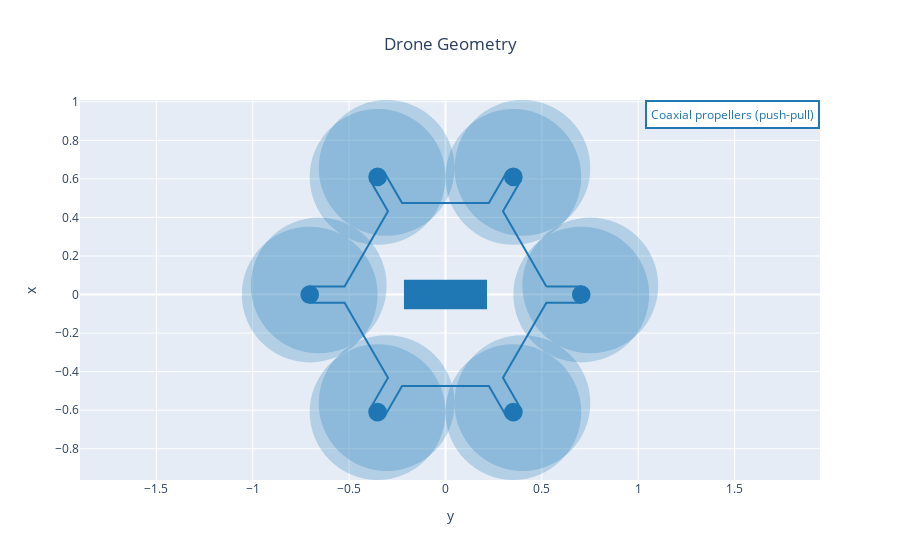

Source (notebook cell):
### Markdown cell above
## 4. Analysis and plots

### Code cell
from utils.postprocessing.analysis_and_plots import *

#fig = drone_geometry_plot(MDA_OUTPUT_FILE, name='Drone MDA')
#fig = drone_geometry_plot(MDO_OUTPUT_FILE, name='Drone MDO', fig=fig)

fig = drone_geometry_plot(MDO_OUTPUT_FILE, name='Drone MDO')
fig.show()

### Figure 1 — Plotly figure (JSON) as saved in the notebook; plotly's stock layout.template omitted (floating-point values rounded to 4 significant figures)
{"data": [{"line": {"color": "rgb(31, 119, 180)"}, "mode": "lines", "name": "Drone MDO", "type": "scatter", "uid": "ca1333cd-c132-492d-9905-e9392d9e235a", "x": [0.5235, 0.7043, 0.7043, 0.5235, 0.2982, 0.3887, 0.3157, 0.2252, -0.2252, -0.3157, -0.3887, -0.2982, -0.5235, -0.7043, -0.7043, -0.5235, -0.2982, -0.3887, -0.3157, -0.2252, 0.2252, 0.3157, 0.3887, 0.2982, 0.5235], "y": [0.04215, 0.04215, -0.04215, -0.04215, -0.4323, -0.5889, -0.6311, -0.4744, -0.4744, -0.6311, -0.5889, -0.4323, -0.04215, -0.04215, 0.04215, 0.04215, 0.4323, 0.5889, 0.6311, 0.4744, 0.4744, 0.6311, 0.5889, 0.4323, 0.04215]}], "layout": {"annotations": [{"align": "center", "bgcolor": "white", "bordercolor": "rgb(31, 119, 180)", "borderpad": 4, "borderwidth": 2, "font": {"color": "rgb(31, 119, 180)"}, "showarrow": false, "text": "Coaxial propellers (push-pull)", "x": 1, "xanchor": "right", "xref": "paper", "xshift": 0, "y": 1, "yanchor": "top", "yref": "paper", "yshift": 0}], "shapes": [{"fillcolor": "rgb(31, 119, 180)", "line": {"color": "rgb(31, 119, 180)", "width": 3}, "type": "rect", "x0": -0.2076, "x1": 0.2076, "xref": "x", "y0": -0.06921, "y1": 0.06921, "yref": "y"}, {"fillcolor": "rgb(31, 119, 180)", "line": {"color": "rgb(31, 119, 180)", "width": 3}, "type": "circle", "x0": 0.6637, "x1": 0.745, "xref": "x", "y0": -0.04066, "y1": 0.04066, "yref": "y"}, {"fillcolor": "rgb(31, 119, 180)", "line": {"color": "rgb(31, 119, 180)", "width": 0}, "opacity": 0.25, "type": "circle", "x0": 0.3522, "x1": 1.057, "xref": "x", "y0": -0.3522, "y1": 0.3522, "yref": "y"}, {"fillcolor": "rgb(31, 119, 180)", "line": {"color": "rgb(31, 119, 180)", "width": 0}, "opacity": 0.25, "type": "circle", "x0": 0.3991, "x1": 1.103, "xref": "x", "y0": -0.3052, "y1": 0.3991, "yref": "y"}, {"fillcolor": "rgb(31, 119, 180)", "line": {"color": "rgb(31, 119, 180)", "width": 3}, "type": "circle", "x0": 0.3115, "x1": 0.3928, "xref": "x", "y0": -0.6506, "y1": -0.5693, "yref": "y"}, {"fillcolor": "rgb(31, 119, 180)", "line": {"color": "rgb(31, 119, 180)", "width": 0}, "opacity": 0.25, "type": "circle", "x0": 1.11e-16, "x1": 0.7043, "xref": "x", "y0": -0.9622, "y1": -0.2578, "yref": "y"}, {"fillcolor": "rgb(31, 119, 180)", "line": {"color": "rgb(31, 119, 180)", "width": 0}, "opacity": 0.25, "type": "circle", "x0": 0.04696, "x1": 0.7513, "xref": "x", "y0": -0.9152, "y1": -0.2109, "yref": "y"}, {"fillcolor": "rgb(31, 119, 180)", "line": {"color": "rgb(31, 119, 180)", "width": 3}, "type": "circle", "x0": -0.3928, "x1": -0.3115, "xref": "x", "y0": -0.6506, "y1": -0.5693, "yref": "y"}, {"fillcolor": "rgb(31, 119, 180)", "line": {"color": "rgb(31, 119, 180)", "width": 0}, "opacity": 0.25, "type": "circle", "x0": -0.7043, "x1": 1.11e-16, "xref": "x", "y0": -0.9622, "y1": -0.2578, "yref": "y"}, {"fillcolor": "rgb(31, 119, 180)", "line": {"color": "rgb(31, 119, 180)", "width": 0}, "opacity": 0.25, "type": "circle", "x0": -0.6574, "x1": 0.04696, "xref": "x", "y0": -0.9152, "y1": -0.2109, "yref": "y"}, {"fillcolor": "rgb(31, 119, 180)", "line": {"color": "rgb(31, 119, 180)", "width": 3}, "type": "circle", "x0": -0.745, "x1": -0.6637, "xref": "x", "y0": -0.04066, "y1": 0.04066, "yref": "y"}, {"fillcolor": "rgb(31, 119, 180)", "line": {"color": "rgb(31, 119, 180)", "width": 0}, "opacity": 0.25, "type": "circle", "x0": -1.057, "x1": -0.3522, "xref": "x", "y0": -0.3522, "y1": 0.3522, "yref": "y"}, {"fillcolor": "rgb(31, 119, 180)", "line": {"color": "rgb(31, 119, 180)", "width": 0}, "opacity": 0.25, "type": "circle", "x0": -1.01, "x1": -0.3052, "xref": "x", "y0": -0.3052, "y1": 0.3991, "yref": "y"}, {"fillcolor": "rgb(31, 119, 180)", "line": {"color": "rgb(31, 119, 180)", "width": 3}, "type": "circle", "x0": -0.3928, "x1": -0.3115, "xref": "x", "y0": 0.5693, "y1": 0.6506, "yref": "y"}, {"fillcolor": "rgb(31, 119, 180)", "line": {"color": "rgb(31, 119, 180)", "width": 0}, "opacity": 0.25, "type": "circle", "x0": -0.7043, "x1": -3.886e-16, "xref": "x", "y0": 0.2578, "y1": 0.9622, "yref": "y"}, {"fillcolor": "rgb(31, 119, 180)", "line": {"color": "rgb(31, 119, 180)", "width": 0}, "opacity": 0.25, "type": "circle", "x0": -0.6574, "x1": 0.04696, "xref": "x", "y0": 0.3048, "y1": 1.009, "yref": "y"}, {"fillcolor": "rgb(31, 119, 180)", "line": {"color": "rgb(31, 119, 180)", "width": 3}, "type": "circle", "x0": 0.3115, "x1": 0.3928, "xref": "x", "y0": 0.5693, "y1": 0.6506, "yref": "y"}, {"fillcolor": "rgb(31, 119, 180)", "line": {"color": "rgb(31, 119, 180)", "width": 0}, "opacity": 0.25, "type": "circle", "x0": 1.11e-16, "x1": 0.7043, "xref": "x", "y0": 0.2578, "y1": 0.9622, "yref": "y"}, {"fillcolor": "rgb(31, 119, 180)", "line": {"color": "rgb(31, 119, 180)", "width": 0}, "opacity": 0.25, "type": "circle", "x0": 0.04696, "x1": 0.7513, "xref": "x", "y0": 0.3048, "y1": 1.009, "yref": "y"}], "title": {"text": "Drone Geometry", "x": 0.5}, "xaxis": {"title": {"text": "y"}}, "yaxis": {"scaleanchor": "x", "scaleratio": 1, "title": {"text": "x"}}}}
